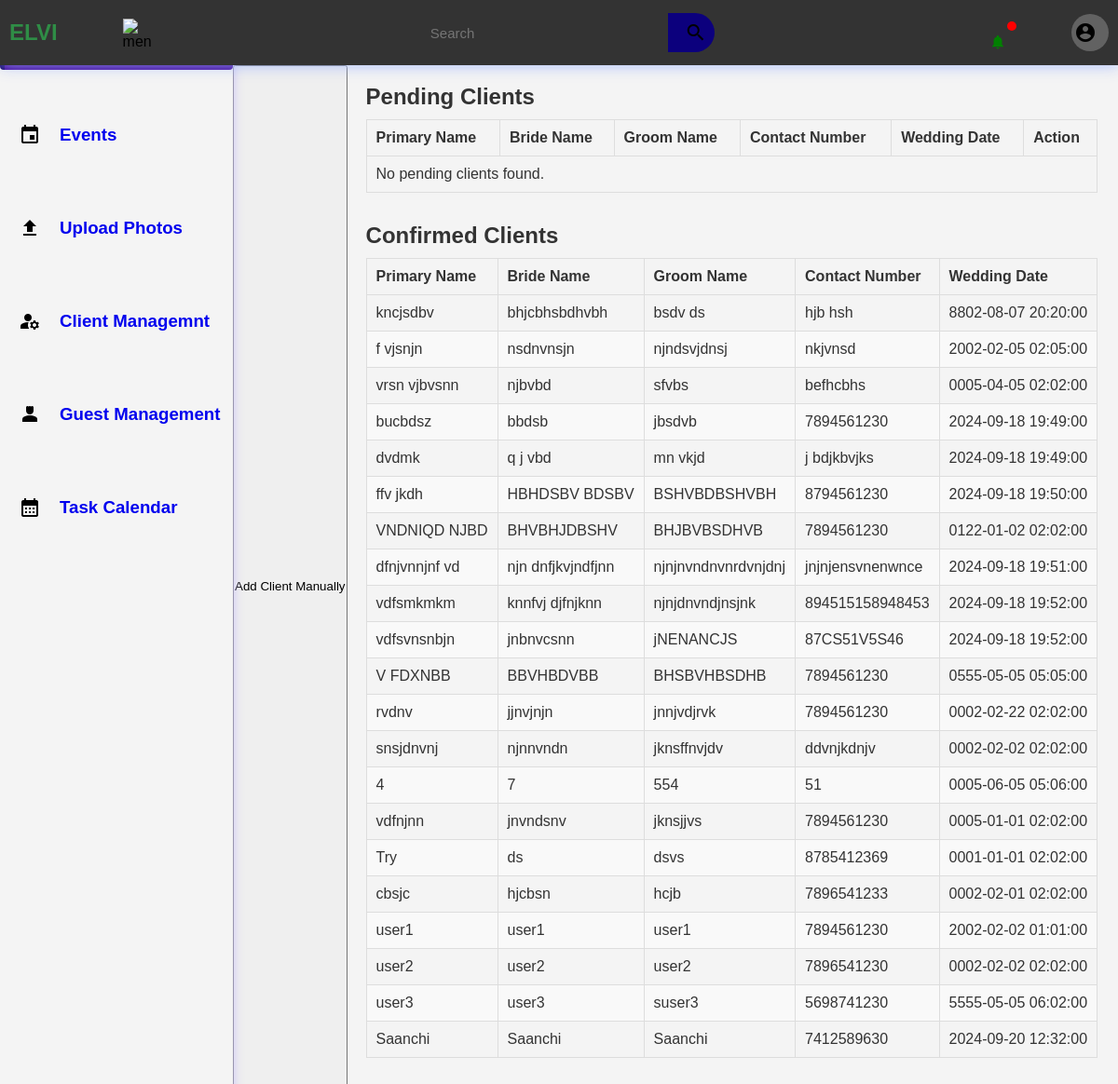
Screenshot of /clientmgmt.php (signed in) with the database file from the repository.
### tables this page shows
CREATE TABLE `acceptedclients` (
  `id` int(100) NOT NULL,
  `PrimaryName` varchar(100) NOT NULL,
  `BrideName` varchar(100) NOT NULL,
  `GroomName` varchar(1000) NOT NULL,
  `ContactNum` varchar(50) NOT NULL,
  `WeddingDate` datetime NOT NULL
);

### clientmgmt.php (the view, shortened to what this page needs)
<?php
include('dbconnection.php');
$query_pending = "SELECT * FROM contactdetails WHERE status != 'rejected'";
$result_pending = mysqli_query($connection, $query_pending);
$query_confirmed = "SELECT * FROM acceptedclients";
$result_confirmed = mysqli_query($connection, $query_confirmed);
?>
<!DOCTYPE html>
<html lang="en">
<head>
    <link rel="stylesheet" href="admin.css">
    <link rel="stylesheet" href="responsive.css">
</head>
<body>
    <header>
        <div class="logosec">
            <div class="logo">ELVI</div>
            <img src=
"https://media.geeksforgeeks.org/wp-content/uploads/20221210182541/Untitled-design-(30).png"
                class="icn menuicn"
                id="menuicn"
                alt="menu-icon">
        </div>
        <div class="searchbar">
            <input type="text" placeholder="Search">
            <div class="searchbtn">
                <i class="material-icons icn srchicn" id="searchbar">search</i>
            </div>
        </div>
        <div class="message">
            <div class="circle"></div>
            <i class="material-icons" id="message">notifications</i>
            <div class="dp">
                <i class="material-icons icn srchicn" id="dp">account_circle</i>
              </div>
        </div>
    </header>
    <div class="main-container">
        <div class="navcontainer">
            <nav class="nav">
                <div class="nav-upper-options">
                    <div class="nav-option option1">
                        <h3> Dashboard</h3>
                    </div>
                    <div class="option2 nav-option">
                        <i class="material-icons icn srchicn" id="searchbar">event</i>
                        <h3><a href="events.php" style="text-decoration: none;">Events</a></h3>
                    </div>
                    <div class="nav-option option3">
                        <i class="material-icons icn srchicn" id="searchbar">upload</i>
                        <h3><a href="uploadphotos.php" style="text-decoration: none;"> Upload Photos</a></h3>
                    </div>
                    <div class="nav-option option4">
                        <i class="material-icons icn srchicn" id="searchbar">manage_accounts</i>
                        <h3><a href="clientmgmt.php" style="text-decoration: none;">Client Managemnt</a></h3>
                    </div>
                    <div class="nav-option option5">
                        <i class="material-icons icn srchicn" id="searchbar">person_4</i>
                        <h3><a href="guestmgmt.php" style="text-decoration: none;">Guest Management</a></h3>
                    </div>
                    <div class="nav-option logout">
                        <i class="material-icons icn srchicn" id="searchbar">calendar_month</i>
                        <h3> <a href="taskcalendar.html" style="text-decoration: none;">Task Calendar</a></h3>
                    </div>
                </div>
            </nav>
        </div>
    <button id="open-form-btn">Add Client Manually</button>
    <section class="clients-section">
    <h2>Pending Clients</h2>
    <table id="pending-clients">
        <thead>
            <tr>
                <th>Primary Name</th>
                <th>Bride Name</th>
                <th>Groom Name</th>
                <th>Contact Number</th>
                <th>Wedding Date</th>
                <th>Action</th>
            </tr>
        </thead>
        <tbody>
            <?php
            if (mysqli_num_rows($result_pending) > 0) {
                while ($row = mysqli_fetch_assoc($result_pending)) {
                    echo "<tr>";
                    echo "<td>{$row['PrimaryName']}</td>";
                    echo "<td>{$row['BrideName']}</td>";
                    echo "<td>{$row['GroomName']}</td>";
                    echo "<td>{$row['ContactNum']}</td>";
                    echo "<td>{$row['WeddingDate']}</td>";
                    echo "<td>
                            <button class='accept-btn' data-id='{$row['ContactNum']}'>Accept</button>
                            <button class='reject-btn' data-id='{$row['ContactNum']}'>Reject</button>
                          </td>";
                    echo "</tr>";
                }
            } else {
                echo "<tr><td colspan='6'>No pending clients found.</td></tr>";
            }
            ?>
        </tbody>
    </table>
    <h2>Confirmed Clients</h2>
    <table id="confirmed-clients">
        <thead>
            <tr>
                <th>Primary Name</th>
                <th>Bride Name</th>
                <th>Groom Name</th>
                <th>Contact Number</th>
                <th>Wedding Date</th>
            </tr>
        </thead>
        <tbody>
            <?php
            if (mysqli_num_rows($result_confirmed) > 0) {
                while ($row = mysqli_fetch_assoc($result_confirmed)) {
                    echo "<tr>";
                    echo "<td>{$row['PrimaryName']}</td>";
                    echo "<td>{$row['BrideName']}</td>";
                    echo "<td>{$row['GroomName']}</td>";
                    echo "<td>{$row['ContactNum']}</td>";
                    echo "<td>{$row['WeddingDate']}</td>";
                    echo "</tr>";
                }
            } else {
                echo "<tr><td colspan='5'>No confirmed clients found.</td></tr>";
            }
            ?>
        </tbody>
    </table>
</section>
</body>
</html>

### rows the page displays
acceptedclients: PrimaryName "kncjsdbv", BrideName "bhjcbhsbdhvbh", GroomName "bsdv ds", ContactNum "hjb hsh", WeddingDate "8802-08-07 20:20:00"
acceptedclients: PrimaryName "f vjsnjn", BrideName "nsdnvnsjn", GroomName "njndsvjdnsj", ContactNum "nkjvnsd", WeddingDate "2002-02-05 02:05:00"
acceptedclients: PrimaryName "vrsn vjbvsnn", BrideName "njbvbd", GroomName "sfvbs", ContactNum "befhcbhs", WeddingDate "0005-04-05 02:02:00"
acceptedclients: PrimaryName "bucbdsz", BrideName "bbdsb", GroomName "jbsdvb", ContactNum "7894561230", WeddingDate "2024-09-18 19:49:00"
acceptedclients: PrimaryName "dvdmk", BrideName "q j vbd", GroomName "mn vkjd", ContactNum "j bdjkbvjks", WeddingDate "2024-09-18 19:49:00"
acceptedclients: PrimaryName "ffv jkdh", BrideName "HBHDSBV BDSBV", GroomName "BSHVBDBSHVBH", ContactNum "8794561230", WeddingDate "2024-09-18 19:50:00"
acceptedclients: PrimaryName "VNDNIQD NJBD", BrideName "BHVBHJDBSHV", GroomName "BHJBVBSDHVB", ContactNum "7894561230", WeddingDate "0122-01-02 02:02:00"
acceptedclients: PrimaryName "dfnjvnnjnf vd", BrideName "njn dnfjkvjndfjnn", GroomName "njnjnvndnvnrdvnjdnj", ContactNum "jnjnjensvnenwnce", WeddingDate "2024-09-18 19:51:00"
acceptedclients: PrimaryName "vdfsmkmkm", BrideName "knnfvj djfnjknn", GroomName "njnjdnvndjnsjnk", ContactNum "894515158948453", WeddingDate "2024-09-18 19:52:00"
acceptedclients: PrimaryName "vdfsvnsnbjn", BrideName "jnbnvcsnn", GroomName "jNENANCJS", ContactNum "87CS51V5S46", WeddingDate "2024-09-18 19:52:00"
acceptedclients: PrimaryName "V FDXNBB", BrideName "BBVHBDVBB", GroomName "BHSBVHBSDHB", ContactNum "7894561230", WeddingDate "0555-05-05 05:05:00"
acceptedclients: PrimaryName "rvdnv", BrideName "jjnvjnjn", GroomName "jnnjvdjrvk", ContactNum "7894561230", WeddingDate "0002-02-22 02:02:00"
acceptedclients: PrimaryName "snsjdnvnj", BrideName "njnnvndn", GroomName "jknsffnvjdv", ContactNum "ddvnjkdnjv", WeddingDate "0002-02-02 02:02:00"
acceptedclients: PrimaryName "4", BrideName "7", GroomName "554", ContactNum "51", WeddingDate "0005-06-05 05:06:00"
acceptedclients: PrimaryName "vdfnjnn", BrideName "jnvndsnv", GroomName "jknsjjvs", ContactNum "7894561230", WeddingDate "0005-01-01 02:02:00"
acceptedclients: PrimaryName "Try", BrideName "ds", GroomName "dsvs", ContactNum "8785412369", WeddingDate "0001-01-01 02:02:00"
acceptedclients: PrimaryName "cbsjc", BrideName "hjcbsn", GroomName "hcjb", ContactNum "7896541233", WeddingDate "0002-02-01 02:02:00"
acceptedclients: PrimaryName "user1", BrideName "user1", GroomName "user1", ContactNum "7894561230", WeddingDate "2002-02-02 01:01:00"
acceptedclients: PrimaryName "user2", BrideName "user2", GroomName "user2", ContactNum "7896541230", WeddingDate "0002-02-02 02:02:00"
acceptedclients: PrimaryName "user3", BrideName "user3", GroomName "suser3", ContactNum "5698741230", WeddingDate "5555-05-05 06:02:00"
acceptedclients: PrimaryName "Saanchi", BrideName "Saanchi", GroomName "Saanchi", ContactNum "7412589630", WeddingDate "2024-09-20 12:32:00"
